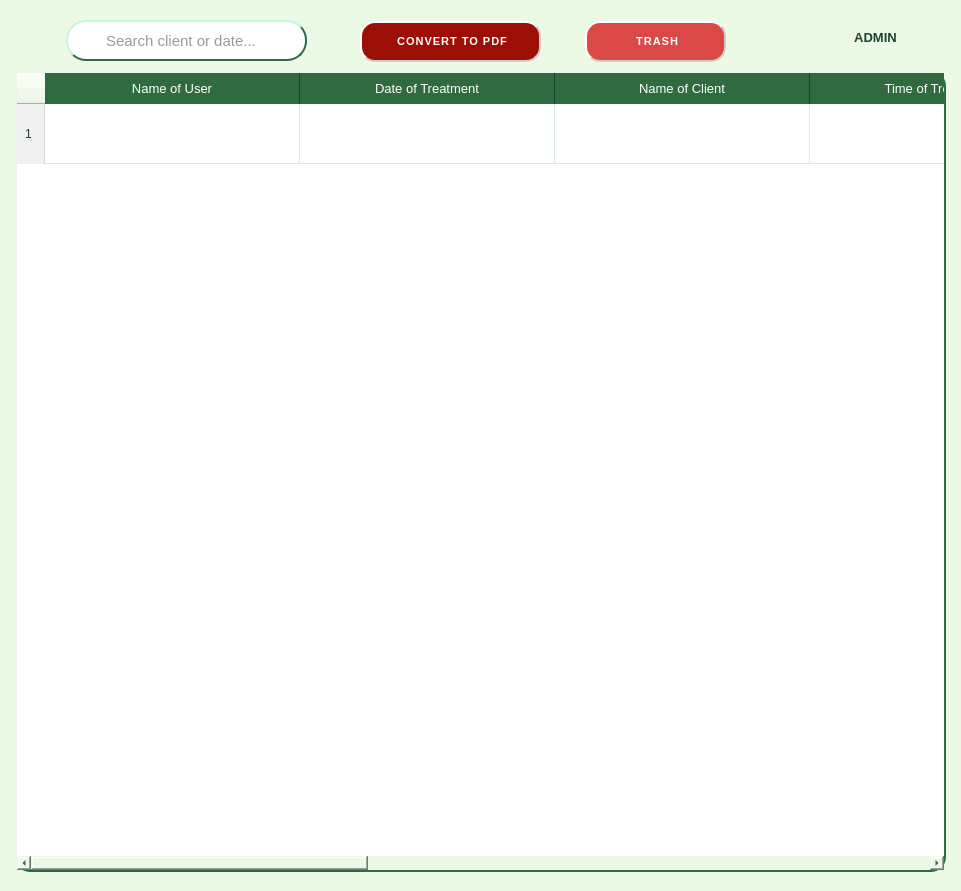
     <widget class="QWidget" name="contentPanel" native="true">
      <property name="geometry">
       <rect>
        <x>400</x>
        <y>10</y>
        <width>961</width>
        <height>891</height>
       </rect>
      </property>
      <property name="styleSheet">
       <string notr="true">QWidget { background-color: #ECFAE5; border-radius: 15px;}</string>
      </property>
      <widget class="QTableWidget" name="tableListahan">
       <property name="geometry">
        <rect>
         <x>15</x>
         <y>71</y>
         <width>931</width>
         <height>801</height>
        </rect>
       </property>
       <property name="font">
        <font>
         <family>Segoe UI</family>
         <pointsize>11</pointsize>
         <weight>50</weight>
         <italic>false</italic>
         <bold>false</bold>
        </font>
       </property>
       <property name="styleSheet">
        <string notr="true">QTableWidget {
    background-color: #FFFFFF;
    alternate-background-color: #F5F5F5;  /* ✅ clean light grey */
    gridline-color: #D8EDE0;
    border: none;
    font: 11pt &quot;Segoe UI&quot;;
    color: #1B4332;
    selection-background-color: #C6F6D5;
    selection-color: #1B4332;

    /* ✅ green 3D frame */
    border-style: solid;
    border-width: 2px;
    border-top-color: #E9F5EC;
    border-left-color: #E9F5EC;
    border-bottom-color: #2D6A4F;
    border-right-color: #2D6A4F;
}

QTableWidget::item { 
    padding: 4px 8px; 
    border: none;
    background-color: transparent;
}

QTableWidget::item:selected { 
    background-color: #C6F6D5; 
    color: #1B4332; 
}

/* COLUMN HEADERS */
QHeaderView::section {
    background-color: #2F6B3F;
    color: #ffffff;
    border: none;
    border-right: 1px solid #1B4332;
    padding: 6px 8px;
    font: bold 12pt &quot;Segoe UI&quot;;
    text-transform: uppercase;
}

/* ROW HEADERS */
QHeaderView::section:vertical {
    background-color: #F0F0F0;
    color: #1B4332;
    border-right: 1px solid #D1D9CC;
}

/* HEADER AREA CLEANUP */
QHeaderView { 
    background-color: transparent; 
    border: none; 
}


/* SCROLLBAR */
QScrollBar:vertical {
    background: #E2EAE5;   /* darker track for better contrast */
    width: 10px;
}

QScrollBar::handle:vertical {
    background: #1F4D2C;   /* darker green handle */

    min-height: 25px;
}

QScrollBar::handle:vertical:hover { 
    background: #163A22;   /* even darker hover */
}

QScrollBar::handle:vertical:pressed { 
    background: #0F2A18;   /* deep press effect */
}

/* remove arrows */
QScrollBar::add-line:vertical, 
QScrollBar::sub-line:vertical { 
    height: 0; 
}

/* clean page area */
QScrollBar::add-page:vertical, 
QScrollBar::sub-page:vertical { 
    background: transparent; 
}


/* HORIZONTAL SCROLLBAR */
QScrollBar:horizontal {
    background: #E2EAE5;
    height: 10px;
    border-radius: 5px;
}

QScrollBar::handle:horizontal {
    background: #1F4D2C;
    min-width: 25px;
}

QScrollBar::handle:horizontal:hover { 
    background: #163A22;
}

QScrollBar::handle:horizontal:pressed { 
    background: #0F2A18;
}

/* remove arrows */
QScrollBar::add-line:horizontal, 
QScrollBar::sub-line:horizontal { 
    width: 0; 
}

/* clean page area */
QScrollBar::add-page:horizontal, 
QScrollBar::sub-page:horizontal { 
    background: transparent; 
}
/* CORNER (top-left box) */
QTableCornerButton::section { 
    background-color: #2D6A4F;
    border: none; 
}</string>
       </property>
       <property name="editTriggers">
        <set>QAbstractItemView::NoEditTriggers</set>
       </property>
       <property name="selectionMode">
        <enum>QAbstractItemView::NoSelection</enum>
       </property>
       <attribute name="horizontalHeaderDefaultSectionSize">
        <number>255</number>
       </attribute>
       <attribute name="horizontalHeaderMinimumSectionSize">
        <number>40</number>
       </attribute>
       <attribute name="verticalHeaderDefaultSectionSize">
        <number>60</number>
       </attribute>
       <row>
        <property name="text">
         <string>1</string>
        </property>
       </row>
       <column>
        <property name="text">
         <string>Name of User</string>
        </property>
        <property name="font">
         <font>
          <pointsize>10</pointsize>
         </font>
        </property>
       </column>
       <column>
        <property name="text">
         <string>Date of Treatment</string>
        </property>
        <property name="font">
         <font>
          <pointsize>10</pointsize>
         </font>
        </property>
       </column>
       <column>
        <property name="text">
         <string>Name of Client</string>
        </property>
        <property name="font">
         <font>
          <pointsize>10</pointsize>
         </font>
        </property>
       </column>
       <column>
        <property name="text">
         <string>Time of Treatment</string>
        </property>
        <property name="font">
         <font>
          <pointsize>10</pointsize>
         </font>
        </property>
       </column>
       <column>
        <property name="text">
         <string>Chemical/s Used</string>
        </property>
        <property name="font">
         <font>
          <pointsize>10</pointsize>
         </font>
        </property>
       </column>
       <column>
        <property name="text">
         <string>Actual Chemical/s Used</string>
        </property>
        <property name="font">
         <font>
          <pointsize>10</pointsize>
         </font>
        </property>
       </column>
       <column>
        <property name="text">
         <string>Remarks</string>
        </property>
       </column>
       <column>
        <property name="text">
         <string>Edit</string>
        </property>
       </column>
      </widget>
      <widget class="QLineEdit" name="searchDate">
       <property name="geometry">
        <rect>
         <x>66</x>
         <y>20</y>
         <width>241</width>
         <height>41</height>
        </rect>
       </property>
       <property name="font">
        <font>
         <family>Segoe UI</family>
         <pointsize>11</pointsize>
         <weight>50</weight>
         <italic>false</italic>
         <bold>false</bold>
        </font>
       </property>
       <property name="styleSheet">
        <string notr="true">QLineEdit {
    background-color: #FFFFFF;
    border-radius: 20px;
    padding: 8px 16px 8px 36px;
    font: 11pt &quot;Segoe UI&quot;;
    color: #2F3A34;  /* slightly darker for better contrast */

    /* 3D GREEN BORDER */
    border-style: solid;
    border-width: 2px;
    border-top-color: #C6F6D5;
    border-left-color: #C6F6D5;
    border-bottom-color: #2D6A4F;
    border-right-color: #2D6A4F;
}

/* HOVER EFFECT (darker but still soft) */
QLineEdit:hover {
    background-color: #E3F2E9;   /* darker green tint */
    border-top-color: #BFE8CC;
    border-left-color: #BFE8CC;
    border-bottom-color: #1B4332; /* stronger shadow */
    border-right-color: #1B4332;

    color: #1F2E27; /* keep readable */
}

/* CLICKED / ACTIVE (FOCUS) EFFECT */
QLineEdit:focus {
    background-color: #D6EDE1;   /* noticeably darker active state */
    border-top-color: #A9D8BA;
    border-left-color: #A9D8BA;
    border-bottom-color: #0E3B21; /* deep pressed look */
    border-right-color: #0E3B21;

    color: #10261C; /* very readable dark green-black */
}</string>
       </property>
       <property name="placeholderText">
        <string>Search client or date...</string>
       </property>
      </widget>
      <widget class="QPushButton" name="confirmButton_2">
       <property name="geometry">
        <rect>
         <x>360</x>
         <y>21</y>
         <width>181</width>
         <height>41</height>
        </rect>
       </property>
       <property name="font">
        <font>
         <family>Segoe UI</family>
         <pointsize>8</pointsize>
         <weight>75</weight>
         <italic>false</italic>
         <bold>true</bold>
        </font>
       </property>
       <property name="styleSheet">
        <string notr="true">QPushButton {
    background-color: #9B0F06;
    color: #ffffff;
    border-style: solid;
    border-width: 2px;
    border-top-color: #ffffff;
    border-left-color: #ffffff;
    border-bottom-color: #cccccc;
    border-right-color: #cccccc;
    padding: 12px 20px;
    font: bold 8pt &quot;Segoe UI&quot;;
    letter-spacing: 1px;
	border-radius: 15px;
}

/* HOVER EFFECT */
QPushButton:hover {
    background-color: #9B0F06; /* slightly darker green */
    border-top-color: #E6E6E6;
    border-left-color: #E6E6E6;
    border-bottom-color: #B3B3B3;
    border-right-color: #B3B3B3;
}

/* CLICK / PRESSED EFFECT */
QPushButton:pressed {
    background-color: #9B0F06; /* deep pressed green */
    border-top-color: #1A1A1A;  /* inverted depth */
    border-left-color: #1A1A1A;
    border-bottom-color: #4A4A4A;
    border-right-color: #4A4A4A;

    padding-top: 14px;   /* press down illusion */
    padding-left: 22px;
}</string>
       </property>
       <property name="text">
        <string> CONVERT TO PDF</string>
       </property>
      </widget>
      <widget class="QPushButton" name="confirmButton_3">
       <property name="geometry">
        <rect>
         <x>585</x>
         <y>21</y>
         <width>141</width>
         <height>41</height>
        </rect>
       </property>
       <property name="font">
        <font>
         <family>Segoe UI</family>
         <pointsize>8</pointsize>
         <weight>75</weight>
         <italic>false</italic>
         <bold>true</bold>
        </font>
       </property>
       <property name="styleSheet">
        <string notr="true">QPushButton {
    background-color: #DA4848;
    color: #ffffff;
    border-style: solid;
    border-width: 2px;
    border-top-color: #ffffff;
    border-left-color: #ffffff;
    border-bottom-color: #cccccc;
    border-right-color: #cccccc;
    padding: 12px 20px;
    font: bold 8pt &quot;Segoe UI&quot;;
    letter-spacing: 1px;
	border-radius: 15px;
}

/* HOVER EFFECT */
QPushButton:hover {
    background-color: #DA4848; /* slightly darker green */
    border-top-color: #E6E6E6;
    border-left-color: #E6E6E6;
    border-bottom-color: #B3B3B3;
    border-right-color: #B3B3B3;
}

/* CLICK / PRESSED EFFECT */
QPushButton:pressed {
    background-color: #DA4848; /* deep pressed green */
    border-top-color: #1A1A1A;  /* inverted depth */
    border-left-color: #1A1A1A;
    border-bottom-color: #4A4A4A;
    border-right-color: #4A4A4A;

    padding-top: 14px;   /* press down illusion */
    padding-left: 22px;
}</string>
       </property>
       <property name="text">
        <string> TRASH</string>
       </property>
      </widget>
      <widget class="QLabel" name="searchIcon">
       <property name="geometry">
        <rect>
         <x>4</x>
         <y>22</y>
         <width>71</width>
         <height>41</height>
        </rect>
       </property>
       <property name="styleSheet">
        <string notr="true">QLabel {
background: transparent;
}</string>
       </property>
       <property name="text">
        <string/>
       </property>
       <property name="pixmap">
        <pixmap>searchIcon.png</pixmap>
       </property>
       <property name="scaledContents">
        <bool>true</bool>
       </property>
      </widget>
      <widget class="QLabel" name="trashIcon">
       <property name="geometry">
        <rect>
         <x>535</x>
         <y>19</y>
         <width>71</width>
         <height>41</height>
        </rect>
       </property>
       <property name="styleSheet">
        <string notr="true">QLabel {
background: transparent;
}</string>
       </property>
       <property name="text">
        <string/>
       </property>
       <property name="pixmap">
        <pixmap>trashIcon.png</pixmap>
       </property>
       <property name="scaledContents">
        <bool>true</bool>
       </property>
      </widget>
      <widget class="QLabel" name="pdfIcon">
       <property name="geometry">
        <rect>
         <x>305</x>
         <y>20</y>
         <width>71</width>
         <height>41</height>
        </rect>
       </property>
       <property name="styleSheet">
        <string notr="true">QLabel {
background: transparent;
}</string>
       </property>
       <property name="text">
        <string/>
       </property>
       <property name="pixmap">
        <pixmap>pdfIcon.png</pixmap>
       </property>
       <property name="scaledContents">
        <bool>true</bool>
       </property>
      </widget>
      <widget class="QLabel" name="AdminName">
       <property name="geometry">
        <rect>
         <x>830</x>
         <y>27</y>
         <width>91</width>
         <height>20</height>
        </rect>
       </property>
       <property name="font">
        <font>
         <family>Segoe UI</family>
         <pointsize>10</pointsize>
         <weight>75</weight>
         <italic>false</italic>
         <bold>true</bold>
        </font>
       </property>
       <property name="styleSheet">
        <string notr="true">QLabel { color: #1B4332; font: bold 10pt 'Segoe UI'; background: transparent; }</string>
       </property>
       <property name="text">
        <string>ADMIN</string>
       </property>
       <property name="alignment">
        <set>Qt::AlignCenter</set>
       </property>
      </widget>
      <widget class="QLabel" name="adminIcon">
       <property name="geometry">
        <rect>
         <x>890</x>
         <y>17</y>
         <width>71</width>
         <height>41</height>
        </rect>
       </property>
       <property name="styleSheet">
        <string notr="true">QLabel {
background: transparent;
}</string>
       </property>
       <property name="text">
        <string/>
       </property>
       <property name="pixmap">
        <pixmap>adminIcon.png</pixmap>
       </property>
       <property name="scaledContents">
        <bool>true</bool>
       </property>
      </widget>
     </widget>
